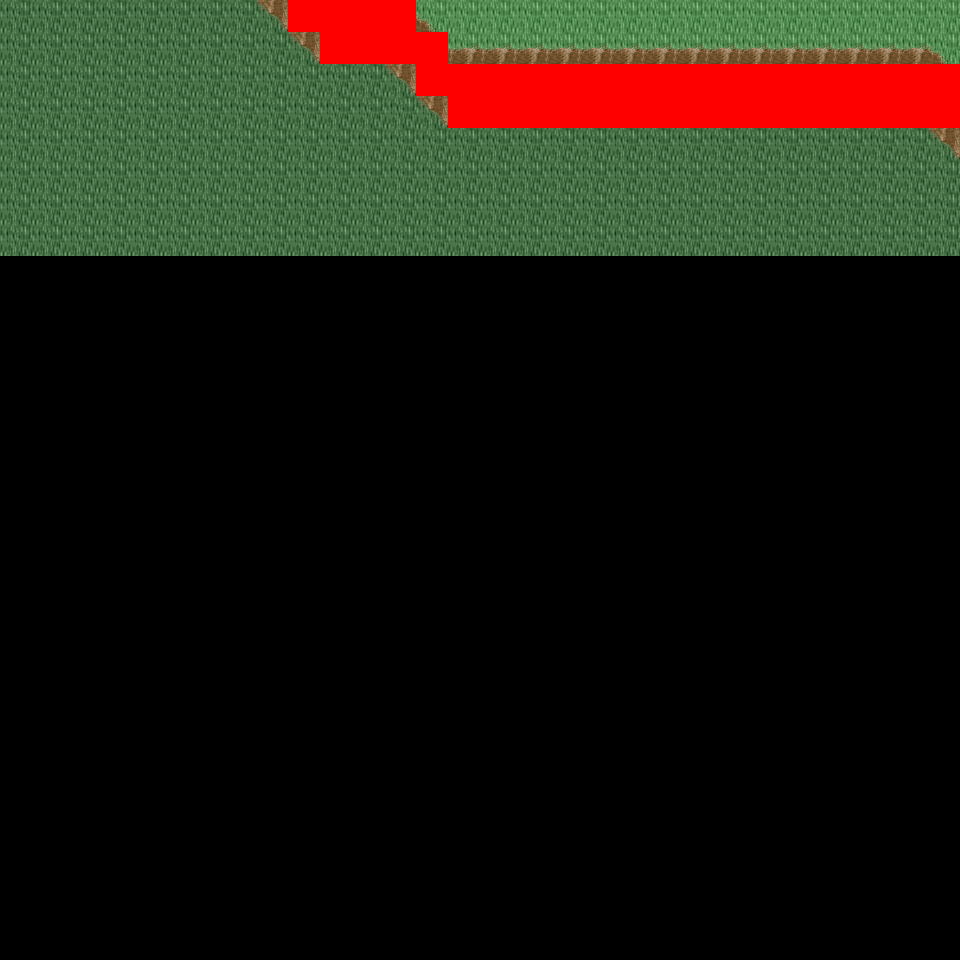

The image is a tile-based game level rendered from a .tmx file. Its description and source (layers, tilesets, objects; grid data summarised) follow:
An orthogonal 30x30 tile map with 32x32 px tiles, 6 tile layers (Ground, Object, Object2, Above, ...), 29 tilesets and 4 objects (4x mapExit).

<map version="1.0" orientation="orthogonal" renderorder="right-down" width="30" height="30" tilewidth="32" tileheight="32" nextobjectid="5">
  <tileset firstgid="1" name="tileset_logic_collision" tilewidth="32" tileheight="32" tilecount="1" columns="1">
    <image source="../drawable/tileset_logic_collision.png" width="32" height="32" />
  </tileset>
  <tileset firstgid="2" name="tileset_ground_ground" tilewidth="32" tileheight="32" tilecount="33" columns="3">
    <image source="../drawable/tileset_ground_ground.png" width="96" height="352" />
  </tileset>
  <tileset firstgid="35" name="tileset_building_castle" tilewidth="32" tileheight="32" tilecount="320" columns="20">
    <image source="../drawable/tileset_building_castle.png" width="640" height="512" />
  </tileset>
  <tileset firstgid="355" name="tileset_ground_grass_corners" tilewidth="32" tileheight="32" tilecount="24" columns="6">
    <image source="../drawable/tileset_ground_grass_corners.png" width="192" height="128" />
  </tileset>
  <tileset firstgid="379" name="tileset_ground_grass_edges" tilewidth="32" tileheight="32" tilecount="36" columns="12">
    <image source="../drawable/tileset_ground_grass_edges.png" width="384" height="96" />
  </tileset>
  <tileset firstgid="415" name="tileset_ground_water_pool" tilewidth="32" tileheight="32" tilecount="72" columns="3">
    <image source="../drawable/tileset_ground_water_pool.png" width="96" height="768" />
  </tileset>
  <tileset firstgid="487" name="tileset_ground_earth_edges" tilewidth="32" tileheight="32" tilecount="18" columns="6">
    <image source="../drawable/tileset_ground_earth_edges.png" width="192" height="96" />
  </tileset>
  <tileset firstgid="505" name="tileset_item_weapon_cannon" tilewidth="32" tileheight="32" tilecount="12" columns="3">
    <image source="../drawable/tileset_item_weapon_cannon.png" width="96" height="128" />
  </tileset>
  <tileset firstgid="517" name="tileset_item_pot_barrels_1" tilewidth="32" tileheight="32" tilecount="8" columns="4">
    <image source="../drawable/tileset_item_pot_barrels_1.png" width="128" height="64" />
  </tileset>
  <tileset firstgid="525" name="tileset_ground_cobbled_paving" tilewidth="32" tileheight="32" tilecount="1" columns="1">
    <image source="../drawable/tileset_ground_cobbled_paving.png" width="32" height="32" />
  </tileset>
  <tileset firstgid="526" name="tileset_ground_ridge_earth_pale" tilewidth="32" tileheight="32" tilecount="96" columns="12">
    <image source="../drawable/tileset_ground_ridge_earth_pale.png" width="384" height="256" />
  </tileset>
  <tileset firstgid="622" name="tileset_plant_bushes_and_trees" tilewidth="32" tileheight="32" tilecount="144" columns="16">
    <image source="../drawable/tileset_plant_bushes_and_trees.png" width="512" height="289" />
  </tileset>
  <tileset firstgid="766" name="tileset_plant_bush_leafy_2" tilewidth="32" tileheight="32" tilecount="12" columns="6">
    <image source="../drawable/tileset_plant_bush_leafy_2.png" width="192" height="64" />
  </tileset>
  <tileset firstgid="778" name="tileset_plant_bush_flowering" tilewidth="32" tileheight="32" tilecount="72" columns="8">
    <image source="../drawable/tileset_plant_bush_flowering.png" width="256" height="288" />
  </tileset>
  <tileset firstgid="850" name="tileset_plant_stump_small_stump" tilewidth="32" tileheight="32" tilecount="4" columns="2">
    <image source="../drawable/tileset_plant_stump_small_stump.png" width="64" height="64" />
  </tileset>
  <tileset firstgid="854" name="tileset_plant_tree_fall_trees" tilewidth="32" tileheight="32" tilecount="40" columns="8">
    <image source="../drawable/tileset_plant_tree_fall_trees.png" width="256" height="160" />
  </tileset>
  <tileset firstgid="894" name="tileset_logic_creature_animal" tilewidth="32" tileheight="32" tilecount="32" columns="8">
    <image source="../drawable/tileset_logic_creature_animal.png" width="256" height="128" />
  </tileset>
  <tileset firstgid="926" name="tileset_logic_creature_rodent" tilewidth="32" tileheight="32" tilecount="8" columns="8">
    <image source="../drawable/tileset_logic_creature_rodent.png" width="256" height="32" />
  </tileset>
  <tileset firstgid="934" name="tileset_plant_vine" tilewidth="32" tileheight="32" tilecount="3" columns="1">
    <image source="../drawable/tileset_plant_vine.png" width="32" height="96" />
  </tileset>
  <tileset firstgid="937" name="tileset_building_cottage" tilewidth="32" tileheight="32" tilecount="256" columns="16">
    <image source="../drawable/tileset_building_cottage.png" width="512" height="512" />
  </tileset>
  <tileset firstgid="1193" name="tileset_building_roof_thatched_roof" tilewidth="32" tileheight="32" tilecount="256" columns="16">
    <image source="../drawable/tileset_building_roof_thatched_roof.png" width="512" height="512" />
  </tileset>
  <tileset firstgid="1449" name="tileset_building_window_windows" tilewidth="32" tileheight="32" tilecount="256" columns="16">
    <image source="../drawable/tileset_building_window_windows.png" width="512" height="512" />
  </tileset>
  <tileset firstgid="1705" name="tileset_building_door_doors" tilewidth="32" tileheight="32" tilecount="256" columns="16">
    <image source="../drawable/tileset_building_door_doors.png" width="512" height="512" />
  </tileset>
  <tileset firstgid="1961" name="tileset_building_fence_fence_wooden" tilewidth="32" tileheight="32" tilecount="12" columns="3">
    <image source="../drawable/tileset_building_fence_fence_wooden.png" width="96" height="128" />
  </tileset>
  <tileset firstgid="1973" name="tileset_ground_ground_3" tilewidth="32" tileheight="32" tilecount="5" columns="5">
    <image source="../drawable/tileset_ground_ground_3.png" width="160" height="32" />
  </tileset>
  <tileset firstgid="1978" name="tileset_plant_tree_tree_darkgreen" tilewidth="32" tileheight="32" tilecount="88" columns="8">
    <image source="../drawable/tileset_plant_tree_tree_darkgreen.png" width="256" height="352" />
  </tileset>
  <tileset firstgid="2066" name="tileset_logic_portal" tilewidth="32" tileheight="32" tilecount="24" columns="8">
    <image source="../drawable/tileset_logic_portal.png" width="256" height="96" />
  </tileset>
  <tileset firstgid="2090" name="tileset_building_decoration_magician_banner" tilewidth="32" tileheight="32" tilecount="3" columns="3">
    <image source="../drawable/tileset_building_decoration_magician_banner.png" width="96" height="32" />
  </tileset>
  <tileset firstgid="2093" name="tileset_ground_ladder_vertical_dark" tilewidth="32" tileheight="32" tilecount="3" columns="3">
    <image source="../drawable/tileset_ground_ladder_vertical_dark.png" width="96" height="32" />
  </tileset>
  <layer name="Ground" width="30" height="30">
    <data>[900 cells, 240 non-empty, 2 distinct tile ids]</data>
  </layer>
  <layer name="Object" width="30" height="30">
    <data>[900 cells, 63 non-empty, 7 distinct tile ids]</data>
  </layer>
  <layer name="Object2" width="30" height="30">
    <data>[900 cells, 0 non-empty, 0 distinct tile ids]</data>
  </layer>
  <layer name="Above" width="30" height="30">
    <data>[900 cells, 0 non-empty, 0 distinct tile ids]</data>
  </layer>
  <layer name="Above2" width="30" height="30">
    <data>[900 cells, 0 non-empty, 0 distinct tile ids]</data>
  </layer>
  <layer name="Walkable" width="30" height="30">
    <data>[900 cells, 41 non-empty, 1 distinct tile ids]</data>
  </layer>
  <objectgroup name="MapEvents">
    <object id="1" name="north" type="mapExit" x="0" y="0" width="288" height="32">
      <properties>
        <property name="map" value="level_0_x34_y79" />
        <property name="x" value="0" />
        <property name="y" value="28" />
      </properties>
    </object>
    </objectgroup>
</map>
<!-- 3 of 4 objects omitted -->
